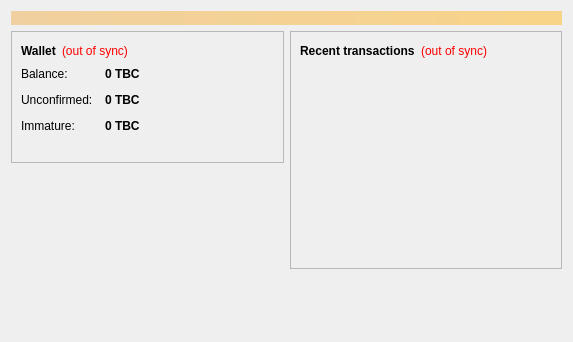
<?xml version="1.0" encoding="UTF-8"?>
<ui version="4.0">
 <class>OverviewPage</class>
 <widget class="QWidget" name="OverviewPage">
  <property name="geometry">
   <rect>
    <x>0</x>
    <y>0</y>
    <width>573</width>
    <height>342</height>
   </rect>
  </property>
  <property name="windowTitle">
   <string>Form</string>
  </property>
  <layout class="QVBoxLayout" name="topLayout">
   <item>
    <widget class="QLabel" name="labelAlerts">
     <property name="visible">
      <bool>false</bool>
     </property>
     <property name="styleSheet">
      <string notr="true">background-color: qlineargradient(x1: 0, y1: 0, x2: 1, y2: 0, stop:0 #F0D0A0, stop:1 #F8D488); color:#000000;</string>
     </property>
     <property name="wordWrap">
      <bool>true</bool>
     </property>
     <property name="margin">
      <number>3</number>
     </property>
    </widget>
   </item>
   <item>
    <layout class="QHBoxLayout" name="horizontalLayout" stretch="1,1">
     <item>
      <layout class="QVBoxLayout" name="verticalLayout_2">
       <item>
        <widget class="QFrame" name="frame">
         <property name="frameShape">
          <enum>QFrame::StyledPanel</enum>
         </property>
         <property name="frameShadow">
          <enum>QFrame::Raised</enum>
         </property>
         <layout class="QVBoxLayout" name="verticalLayout_4">
          <item>
           <layout class="QHBoxLayout" name="horizontalLayout_4">
            <item>
             <widget class="QLabel" name="label_5">
              <property name="font">
               <font>
                <weight>75</weight>
                <bold>true</bold>
               </font>
              </property>
              <property name="text">
               <string>Wallet</string>
              </property>
             </widget>
            </item>
            <item>
             <widget class="QLabel" name="labelWalletStatus">
              <property name="toolTip">
               <string>&lt;html&gt;&lt;head/&gt;&lt;body&gt;&lt;p&gt;The displayed information may be out of date. Your wallet automatically synchronizes with the Bullcoin network after a connection is established, but this process has not completed yet.&lt;/p&gt;&lt;/body&gt;&lt;/html&gt;</string>
              </property>
              <property name="styleSheet">
               <string notr="true">QLabel { color: red; }</string>
              </property>
              <property name="text">
               <string notr="true">(out of sync)</string>
              </property>
              <property name="alignment">
               <set>Qt::AlignLeading|Qt::AlignLeft|Qt::AlignVCenter</set>
              </property>
             </widget>
            </item>
            <item>
             <spacer name="horizontalSpacer_2">
              <property name="orientation">
               <enum>Qt::Horizontal</enum>
              </property>
              <property name="sizeHint" stdset="0">
               <size>
                <width>40</width>
                <height>20</height>
               </size>
              </property>
             </spacer>
            </item>
           </layout>
          </item>
          <item>
           <layout class="QFormLayout" name="formLayout_2">
            <property name="fieldGrowthPolicy">
             <enum>QFormLayout::AllNonFixedFieldsGrow</enum>
            </property>
            <property name="horizontalSpacing">
             <number>12</number>
            </property>
            <property name="verticalSpacing">
             <number>12</number>
            </property>
            <item row="0" column="0">
             <widget class="QLabel" name="label">
              <property name="text">
               <string>Balance:</string>
              </property>
             </widget>
            </item>
            <item row="0" column="1">
             <widget class="QLabel" name="labelBalance">
              <property name="font">
               <font>
                <weight>75</weight>
                <bold>true</bold>
               </font>
              </property>
              <property name="cursor">
               <cursorShape>IBeamCursor</cursorShape>
              </property>
              <property name="toolTip">
               <string>Your current balance</string>
              </property>
              <property name="text">
               <string notr="true">0 TBC</string>
              </property>
              <property name="textInteractionFlags">
               <set>Qt::LinksAccessibleByMouse|Qt::TextSelectableByKeyboard|Qt::TextSelectableByMouse</set>
              </property>
             </widget>
            </item>
            <item row="1" column="0">
             <widget class="QLabel" name="label_3">
              <property name="text">
               <string>Unconfirmed:</string>
              </property>
             </widget>
            </item>
            <item row="1" column="1">
             <widget class="QLabel" name="labelUnconfirmed">
              <property name="font">
               <font>
                <weight>75</weight>
                <bold>true</bold>
               </font>
              </property>
              <property name="cursor">
               <cursorShape>IBeamCursor</cursorShape>
              </property>
              <property name="toolTip">
               <string>Total of transactions that have yet to be confirmed, and do not yet count toward the current balance</string>
              </property>
              <property name="text">
               <string notr="true">0 TBC</string>
              </property>
              <property name="textInteractionFlags">
               <set>Qt::LinksAccessibleByMouse|Qt::TextSelectableByKeyboard|Qt::TextSelectableByMouse</set>
              </property>
             </widget>
            </item>
            <item row="2" column="0">
             <widget class="QLabel" name="labelImmatureText">
              <property name="text">
               <string>Immature:</string>
              </property>
             </widget>
            </item>
            <item row="2" column="1">
             <widget class="QLabel" name="labelImmature">
              <property name="font">
               <font>
                <weight>75</weight>
                <bold>true</bold>
               </font>
              </property>
              <property name="toolTip">
               <string>Mined balance that has not yet matured</string>
              </property>
              <property name="text">
               <string notr="true">0 TBC</string>
              </property>
              <property name="textInteractionFlags">
               <set>Qt::LinksAccessibleByMouse|Qt::TextSelectableByKeyboard|Qt::TextSelectableByMouse</set>
              </property>
             </widget>
            </item>
           </layout>
          </item>
          <item>
           <widget class="QLabel" name="label_wallet_bgcoin">
            <property name="text">
             <string/>
            </property>
            <property name="pixmap">
             <pixmap resource="../bitcoin.qrc">:/images/wallet_bgcoin</pixmap>
            </property>
            <property name="scaledContents">
             <bool>false</bool>
            </property>
            <property name="alignment">
             <set>Qt::AlignCenter</set>
            </property>
            <property name="margin">
             <number>-2</number>
            </property>
           </widget>
          </item>
         </layout>
        </widget>
       </item>
       <item>
        <spacer name="verticalSpacer">
         <property name="orientation">
          <enum>Qt::Vertical</enum>
         </property>
         <property name="sizeHint" stdset="0">
          <size>
           <width>20</width>
           <height>40</height>
          </size>
         </property>
        </spacer>
       </item>
      </layout>
     </item>
     <item>
      <layout class="QVBoxLayout" name="verticalLayout_3">
       <item>
        <widget class="QFrame" name="frame_2">
         <property name="frameShape">
          <enum>QFrame::StyledPanel</enum>
         </property>
         <property name="frameShadow">
          <enum>QFrame::Raised</enum>
         </property>
         <layout class="QVBoxLayout" name="verticalLayout">
          <item>
           <layout class="QHBoxLayout" name="horizontalLayout_2">
            <item>
             <widget class="QLabel" name="label_4">
              <property name="text">
               <string>&lt;b&gt;Recent transactions&lt;/b&gt;</string>
              </property>
             </widget>
            </item>
            <item>
             <widget class="QLabel" name="labelTransactionsStatus">
              <property name="toolTip">
               <string>&lt;html&gt;&lt;head/&gt;&lt;body&gt;&lt;p&gt;The displayed information may be out of date. Your wallet automatically synchronizes with the Bullcoin network after a connection is established, but this process has not completed yet.&lt;/p&gt;&lt;/body&gt;&lt;/html&gt;</string>
              </property>
              <property name="styleSheet">
               <string notr="true">QLabel { color: red; }</string>
              </property>
              <property name="text">
               <string notr="true">(out of sync)</string>
              </property>
              <property name="alignment">
               <set>Qt::AlignRight|Qt::AlignTrailing|Qt::AlignVCenter</set>
              </property>
             </widget>
            </item>
            <item>
             <spacer name="horizontalSpacer">
              <property name="orientation">
               <enum>Qt::Horizontal</enum>
              </property>
              <property name="sizeHint" stdset="0">
               <size>
                <width>40</width>
                <height>20</height>
               </size>
              </property>
             </spacer>
            </item>
           </layout>
          </item>
          <item>
           <widget class="QListView" name="listTransactions">
            <property name="styleSheet">
             <string notr="true">QListView { background: transparent; }</string>
            </property>
            <property name="frameShape">
             <enum>QFrame::NoFrame</enum>
            </property>
            <property name="verticalScrollBarPolicy">
             <enum>Qt::ScrollBarAlwaysOff</enum>
            </property>
            <property name="horizontalScrollBarPolicy">
             <enum>Qt::ScrollBarAlwaysOff</enum>
            </property>
            <property name="selectionMode">
             <enum>QAbstractItemView::NoSelection</enum>
            </property>
           </widget>
          </item>
         </layout>
        </widget>
       </item>
       <item>
        <spacer name="verticalSpacer_2">
         <property name="orientation">
          <enum>Qt::Vertical</enum>
         </property>
         <property name="sizeHint" stdset="0">
          <size>
           <width>20</width>
           <height>40</height>
          </size>
         </property>
        </spacer>
       </item>
      </layout>
     </item>
    </layout>
   </item>
  </layout>
 </widget>
 <resources/>
 <connections/>
</ui>
